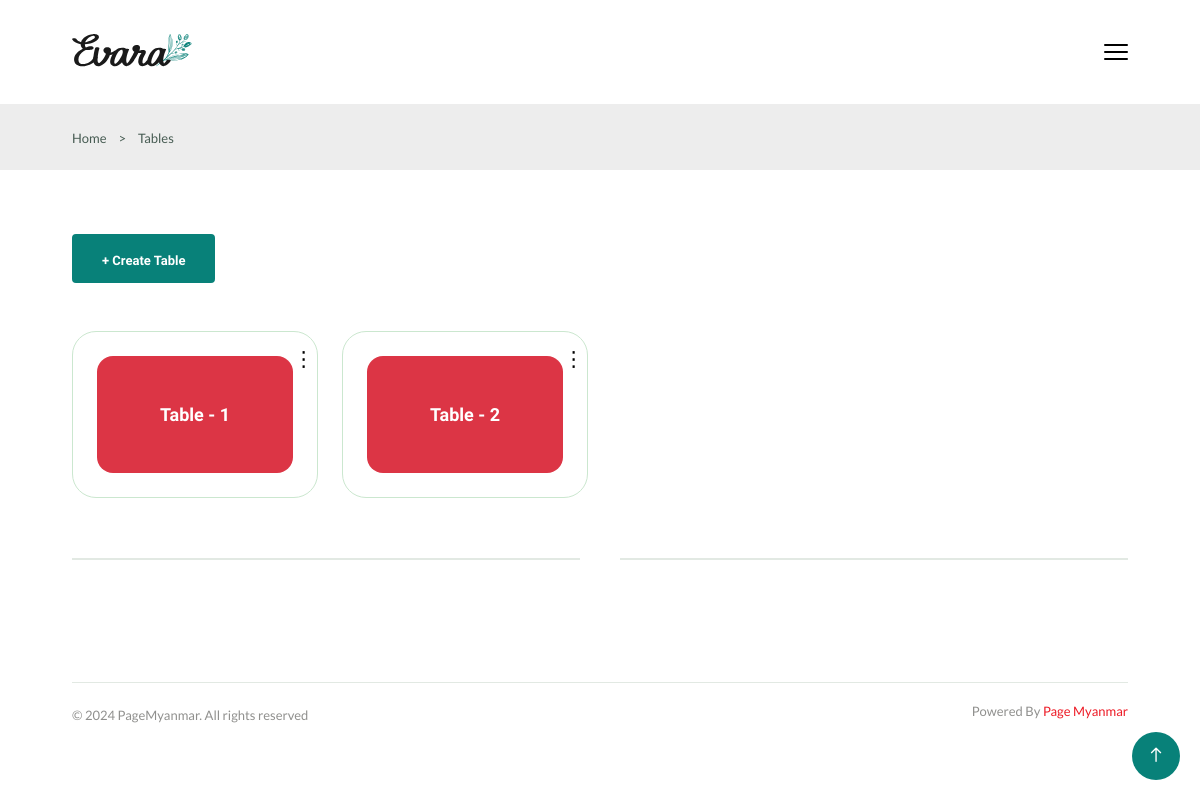
/tables/ (signed in), run on an earlier commit of the app's database.
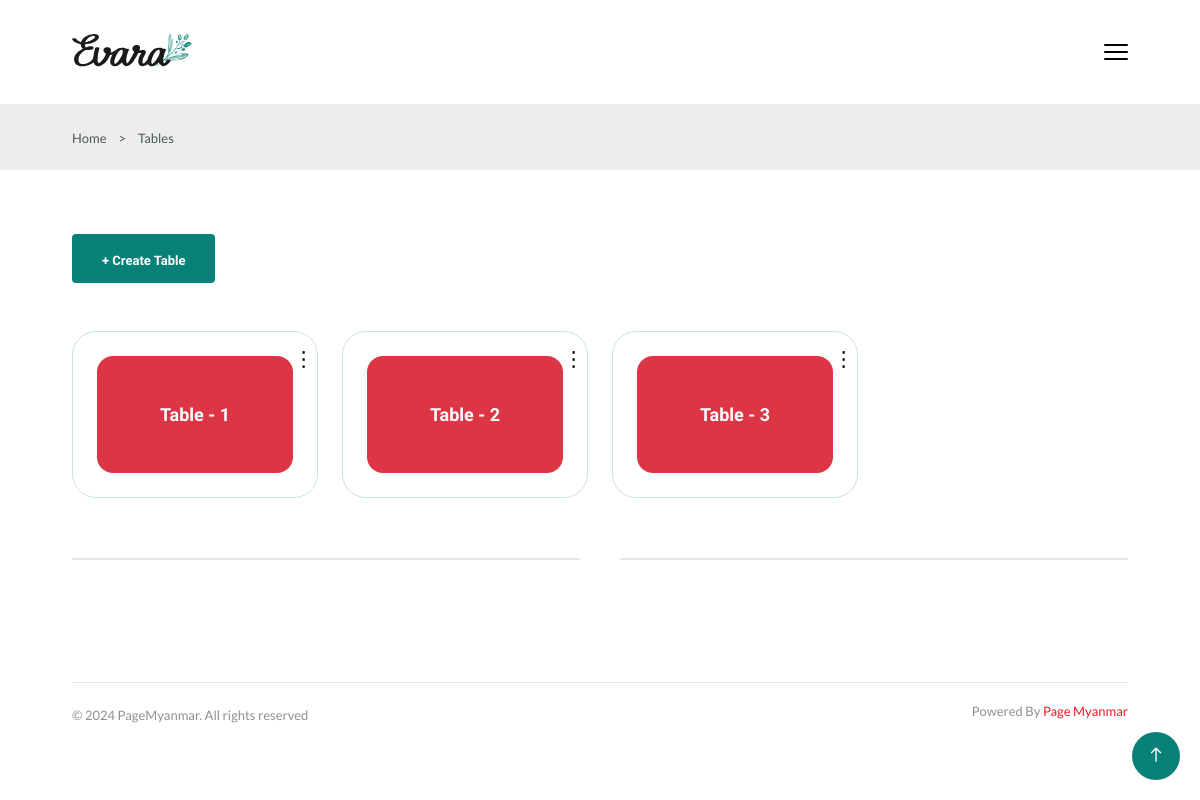
And on a later commit of the database.
### app/models.py (models this page shows, shortened)
class TableModel(models.Model):
    name = models.CharField(max_length=200)
    status = models.BooleanField(default=False)
    created_at = models.DateTimeField(auto_now_add=True)
    updated_at = models.DateTimeField(auto_now=True)

### app/views.py (the view)
# urls.py: path('tables/',Tables),
@login_required(login_url=settings.LOGIN_URL)
@role_permission_required('app.view_tablemodel')
def Tables(request):
    tables = TableModel.objects.all()
    context = {
        'tables':tables
    }
    return render(request, 'tables.html', context)

### app/context_processors.py (called while the page is built, shortened)
def Counts(request):
    table_id = request.resolver_match.kwargs.get('id')  # Get `id` from the URL kwargs
    return {
        'cart_count': 0,
    }

### app/templatetags/custom_permissions.py (called while the page is built)
@register.filter
def has_role_permission(user, permission_codename):
    if user.is_authenticated and hasattr(user, 'has_permission'):
        return user.has_permission(permission_codename)
    return False

### authentication/models.py (called while the page is built)
    def has_permission(self, perm_codename):
        if self.role:
            return self.role.permissions.filter(codename=perm_codename).exists()
        return False

### templates/tables.html (shortened to what this page needs)
{% extends 'components/base.html' %}
{% block body %}
<section class="breadcrumb">
    <ul class="breadcrumb__list flex container">
        <li><a href="/" class="breadcrumb__link">Home</a></li>
        <li><span class="breadcrumb__link">></span></li>
        <li><span class="breadcrumb__link">Tables</span></li>
    </ul>
</section>
<section class="table__cards section--lg container">
    <button class="btn btn-md" style="margin-bottom: 3rem;" onclick="window.location.href='/create-table/'">+ Create Table</button>
    <div class="table__card--group grid">
        {% for table in tables %}
        <div class="table__card" id="table-card-{{table.id}}">
            <a href="/order/{{table.id}}/" class="table__card--banner">
                <h4 class="table__card--title"
                    style="background-color: {% if table.status == True %}#dc3545{% else %}#28a745{% endif %};">
                    {{table.name}}</h4>
            </a>
            <button class="table__card--dot">&#8942;</button>
        </div>
        {% endfor %}
    </div>
    <div class="divider">
        <i class="fi fi-rs-fingerprint"></i>
    </div>
</section>
{% endblock %}

What changed in the data, as far as the page shows it:
added TableModel: name "Table - 3"
